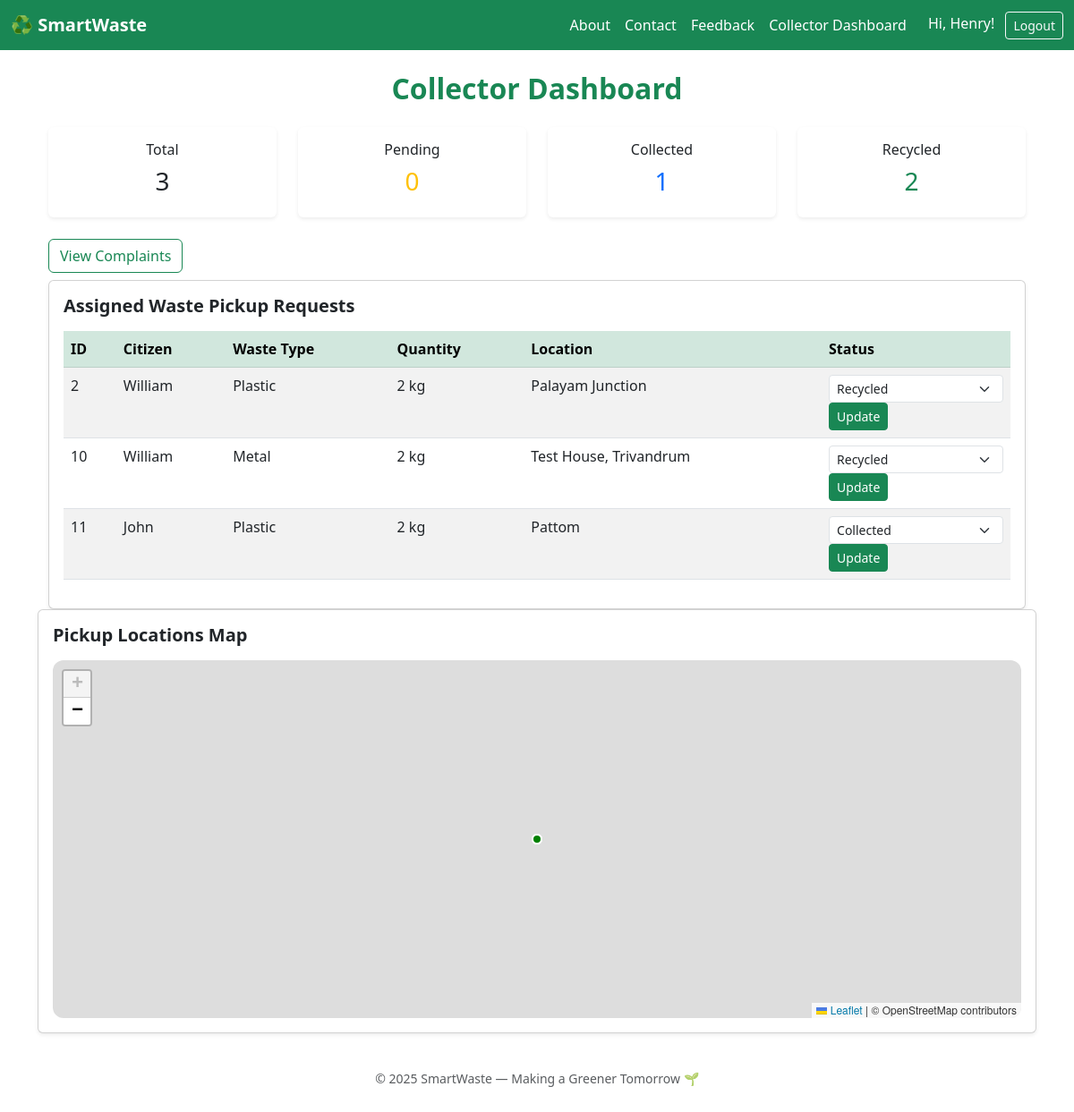
The app's page /collector/dashboard/ (signed in), older data.
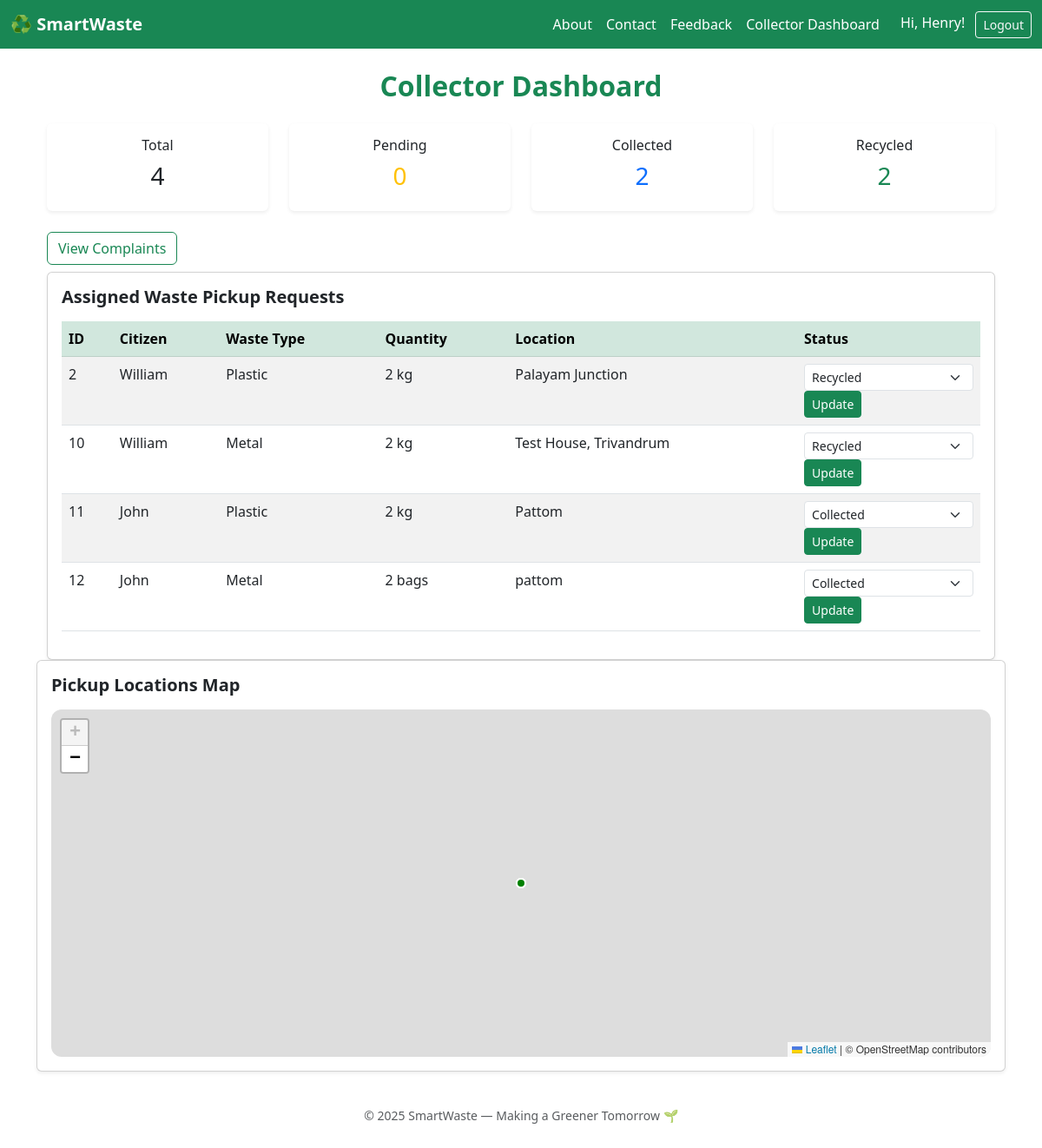
The same page, newer data.
### app/models.py (models this page shows, shortened)
class WasteRequest(models.Model):
    WASTE_TYPES = (
        ('Plastic', 'Plastic'),
        ('Paper', 'Paper'),
        ('Metal', 'Metal'),
        ('Organic', 'Organic'),
    )
    STATUS_CHOICES = [
    ('Pending', 'Pending'),
    ('Assigned', 'Assigned'),
    ('Collected', 'Collected'),
    ('Recycled', 'Recycled'),
]
    user = models.ForeignKey(User, on_delete=models.CASCADE)
    waste_type = models.CharField(max_length=20, choices=WASTE_TYPES)
    quantity = models.CharField(max_length=50)
    location = models.CharField(max_length=255)
    latitude = models.FloatField(null=True, blank=True)
    longitude = models.FloatField(null=True, blank=True)
    status = models.CharField(max_length=20, choices=STATUS_CHOICES, default='Pending')
    assigned_collector = models.ForeignKey(User, on_delete=models.SET_NULL, null=True, blank=True, related_name='assigned_requests')
    created_at = models.DateTimeField(auto_now_add=True)

class User(AbstractUser):
    ROLE_CHOICES = (
        ('citizen', 'Citizen'),
        ('collector', 'Collector'),
        ('admin', 'Admin'),
    )
    role = models.CharField(max_length=20, choices=ROLE_CHOICES, default='citizen')
    address = models.TextField(blank=True, null=True)
    eco_points = models.IntegerField(default=0)

### app/views.py (the view, shortened to what this page needs)
# urls.py: path('collector/dashboard/', views.collector_dashboard, name='collector_dashboard'),
@login_required
def collector_dashboard(request):
    if request.user.role != 'collector':
        messages.error(request, "Access denied.")
        return redirect('home')
    collector = request.user
    assigned_requests = WasteRequest.objects.filter(assigned_collector=collector)
    summary = {
        "total": assigned_requests.count(),
        "pending": assigned_requests.filter(status="Pending").count(),
        "collected": assigned_requests.filter(status="Collected").count(),
        "recycled": assigned_requests.filter(status="Recycled").count(),
    }
    geolocator = Nominatim(user_agent="smartwaste")
    map_data = []
    for req in assigned_requests:
        location = None
        try:
            location = geolocator.geocode(req.location, timeout=10)
        except Exception:
            pass
        if location:
            lat, lon = location.latitude, location.longitude
        else:
            lat, lon = 8.5241, 76.9366
        map_data.append({
            "latitude": lat,
            "longitude": lon,
            "citizen": req.user.username,
            "waste_type": req.waste_type,
            "status": req.status,
            "location": req.location,
        })
    context = {
        "assigned_requests": assigned_requests,
        "summary": summary,
        "map_data": json.dumps(map_data),
    }
    return render(request, "collector/collector_dashboard.html", context)

### templates/collector/collector_dashboard.html (shortened to what this page needs)
{% extends 'base.html' %}
{% load static %}
{% block content %}
<div class="container mt-4">
    <h2 class="text-center mb-4 fw-bold text-success">Collector Dashboard</h2>
    <div class="row text-center mb-4">
        <div class="col-md-3">
            <div class="card shadow-sm border-0">
                <div class="card-body">
                    <h6>Total</h6>
                    <h3> {{ summary.total }}</h3>
                </div>
            </div>
        </div>
        <div class="col-md-3">
            <div class="card shadow-sm border-0">
                <div class="card-body">
                    <h6>Pending</h6>
                    <h3 class="text-warning"> {{ summary.pending }}</h3>
                </div>
            </div>
        </div>
        <div class="col-md-3">
            <div class="card shadow-sm border-0">
                <div class="card-body">
                    <h6>Collected</h6>
                    <h3 class="text-primary"> {{ summary.collected }}</h3>
                </div>
            </div>
        </div>
        <div class="col-md-3">
            <div class="card shadow-sm border-0">
                <div class="card-body">
                    <h6>Recycled</h6>
                    <h3 class="text-success"> {{ summary.recycled }}</h3>
                </div>
            </div>
        </div>
    </div>
    <a href="{% url 'collector_complaints' %}" class="btn btn-outline-success mb-2">
  View Complaints
</a>
    <div class="card shadow-sm">
        <div class="card-body">
            <h5 class="fw-bold mb-3"> Assigned Waste Pickup Requests</h5>
            <table class="table table-striped table-hover">
                <thead class="table-success">
                    <tr>
                        <th>ID</th>
                        <th>Citizen</th>
                        <th>Waste Type</th>
                        <th>Quantity</th>
                        <th>Location</th>
                        <th>Status</th>
                    </tr>
                </thead>
                <tbody>
                    {% for req in assigned_requests %}
                    <tr>
                        <td>{{ req.id }}</td>
                        <td>{{ req.user.username }}</td>
                        <td>{{ req.waste_type }}</td>
                        <td>{{ req.quantity }}</td>
                        <td>{{ req.location }}</td>
                        <td>
    <form method="post" action="{% url 'update_request_status' req.id %}">
        <select name="status" class="form-select form-select-sm" onchange="this.form.submit()">
            <option value="Collected" {% if req.status == 'Collected' %}selected{% endif %}>Collected</option>
            <option value="Recycled" {% if req.status == 'Recycled' %}selected{% endif %}>Recycled</option>
        </select>
        <button type="submit" class="btn btn-success btn-sm">Update</button>
    </form>
</td>
                    </tr>
                    {% empty %}
                    <tr>
                        <td colspan="6" class="text-center text-muted">No assigned requests yet.</td>
                    </tr>
                    {% endfor %}
                </tbody>
            </table>
        </div>
    </div>
</div>
    <div class="card shadow-sm mb-4">
        <div class="card-body">
            <h5 class="fw-bold mb-3"> Pickup Locations Map</h5>
            <div id="map" style="height: 400px; border-radius: 12px;"></div>
        </div>
    </div>
<link rel="stylesheet" href="https://unpkg.com/leaflet@1.9.4/dist/leaflet.css"/>
{% endblock %}

Row changes from the older to the newer data that the page shows:
added WasteRequest: id "12", user.username "John", waste_type "Metal", quantity "2 bags", location "pattom", status "Collected"
Text that changed along with them:
{{ summary.total }}: "3" → "4"
{{ summary.collected }}: "1" → "2"
